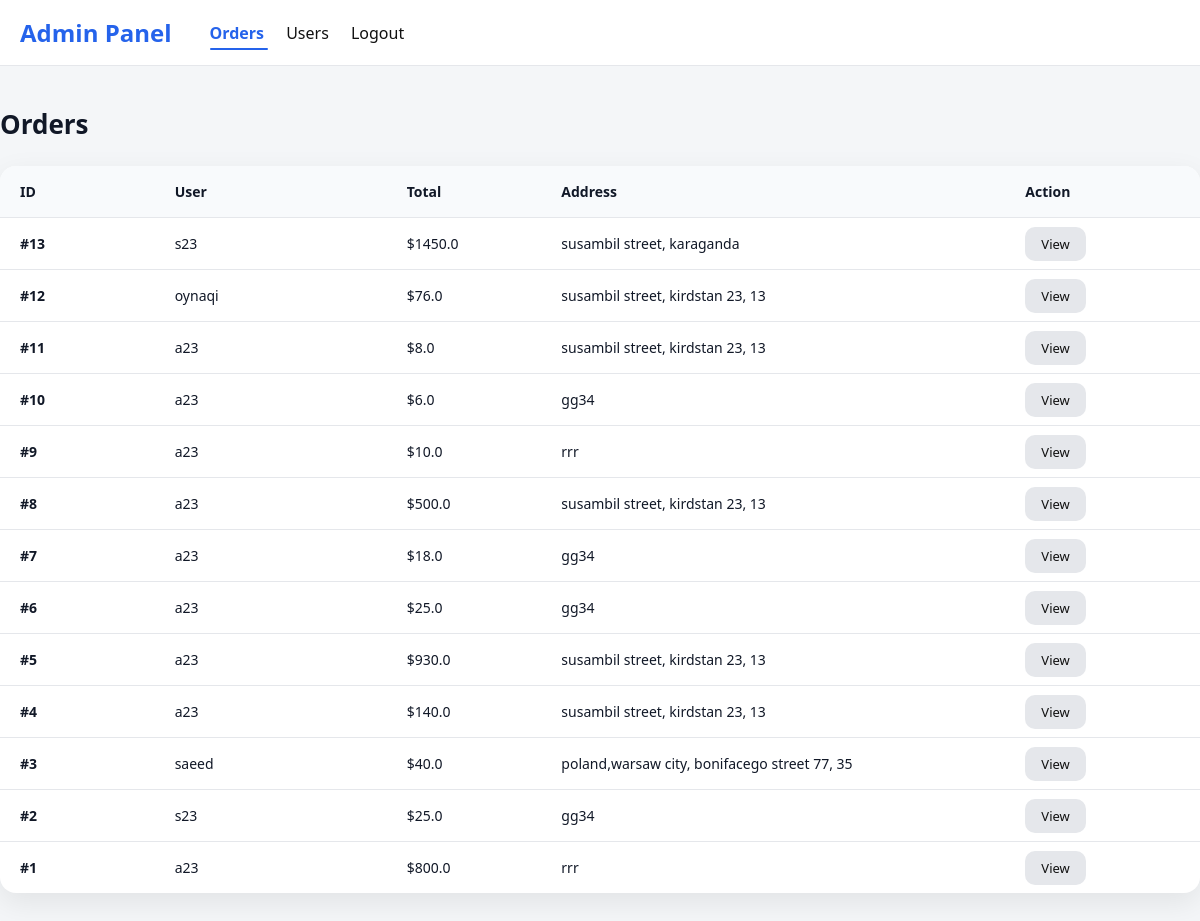
Page /admin/orders (signed in) on the earlier database version.
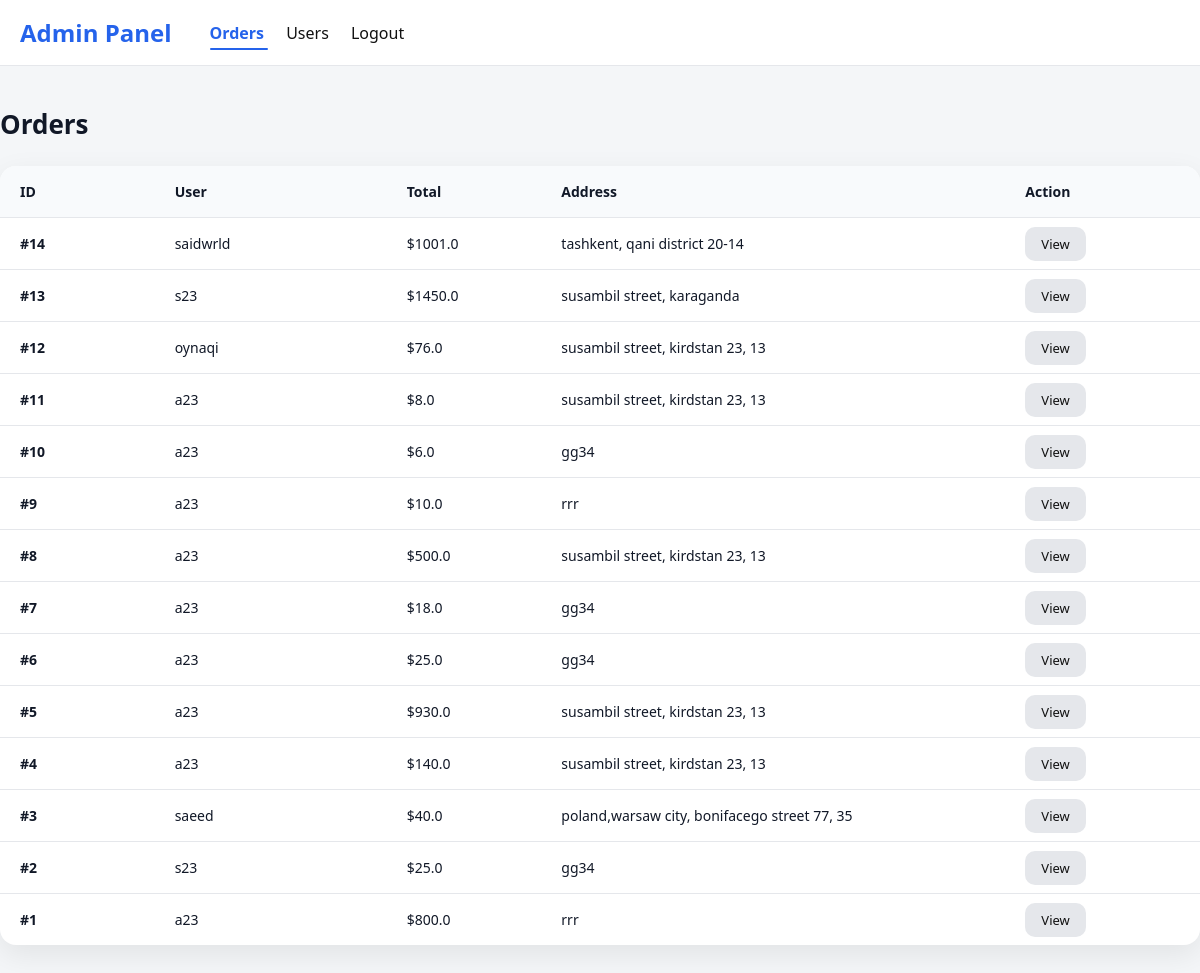
Same page on the later database version.
### tables this page shows
CREATE TABLE orders (
    id INTEGER PRIMARY KEY AUTOINCREMENT,
    user_id INTEGER,
    address TEXT,
    card TEXT,
    total REAL
);

CREATE TABLE users (
    id INTEGER PRIMARY KEY AUTOINCREMENT,
    username TEXT UNIQUE,
    email TEXT UNIQUE,
    password TEXT,
    is_admin INTEGER DEFAULT 0
);

### app.py (the view)
@app.route("/admin")
@app.route("/admin/orders")
def admin_orders():
    if "user_id" not in session or not session.get("is_admin"):
        return redirect("/login")
    con = get_db()
    cur = con.cursor()
    orders = cur.execute("""
        SELECT
            orders.id,
            users.username,
            orders.total,
            orders.address
        FROM orders
        JOIN users ON orders.user_id = users.id
        ORDER BY orders.id DESC
    """).fetchall()
    con.close()
    return render_template(
        "admin/orders.html",
        orders=orders,
        active_page="orders"
    )

### app.py (called while the page is built)
def get_db():
    return sqlite3.connect(
        "database.db",
        timeout=10,
        check_same_thread=False
    )

### templates/admin/orders.html (shortened to what this page needs)
{% extends "admin/base_admin.html" %}
{% block content %}
<h2 class="section-title">Orders</h2>
<div class="cart-table">
    <div class="cart-row" style="font-weight:600;">
        <div>ID</div>
        <div>User</div>
        <div>Total</div>
        <div>Address</div>
        <div>Action</div>
    </div>
    {% for o in orders %}
    <div class="cart-row">
        <div>#{{ o[0] }}</div>
        <div>{{ o[1] }}</div>
        <div>${{ o[2] }}</div>
        <div>{{ o[3] }}</div>
        <div>
            <a href="/admin/order/{{ o[0] }}" class="btn-secondary">
                View
            </a>
        </div>
    </div>
    {% endfor %}
</div>
{% endblock %}

Differences in the rows shown:
added orders: id "14", username "saidwrld", total "1001.0", address "tashkent, qani district 20-14"
